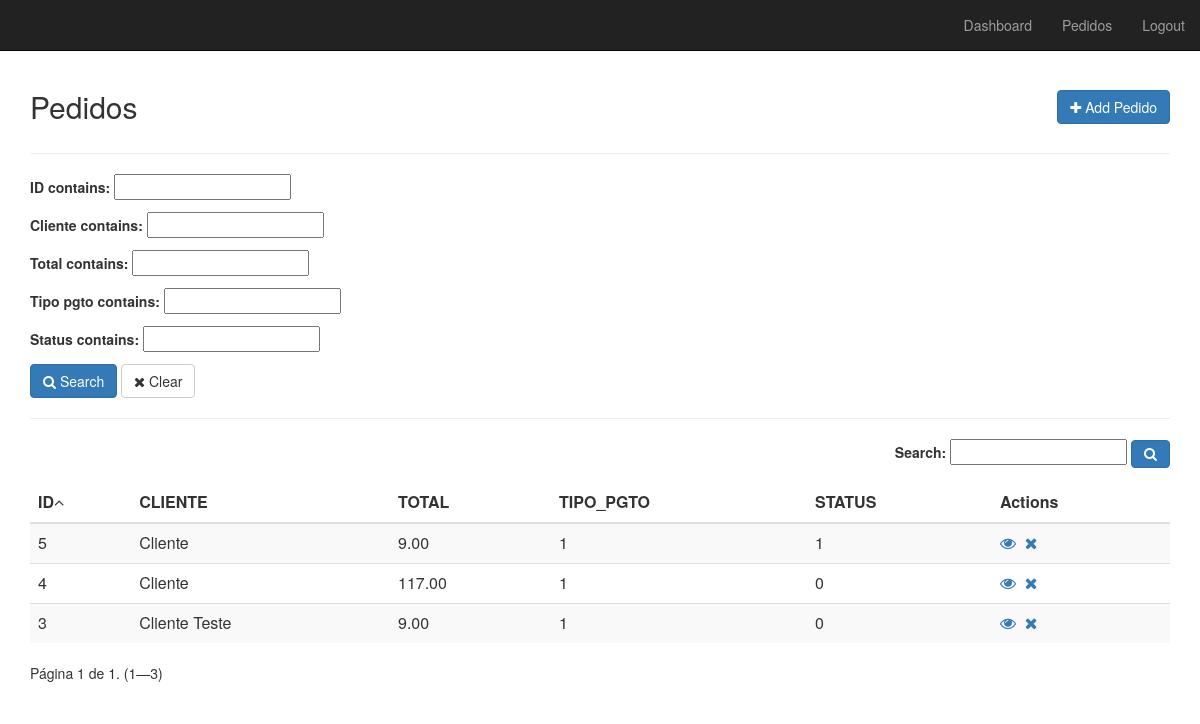
/pedido/full/ (signed in), run on an earlier commit of the app's database.
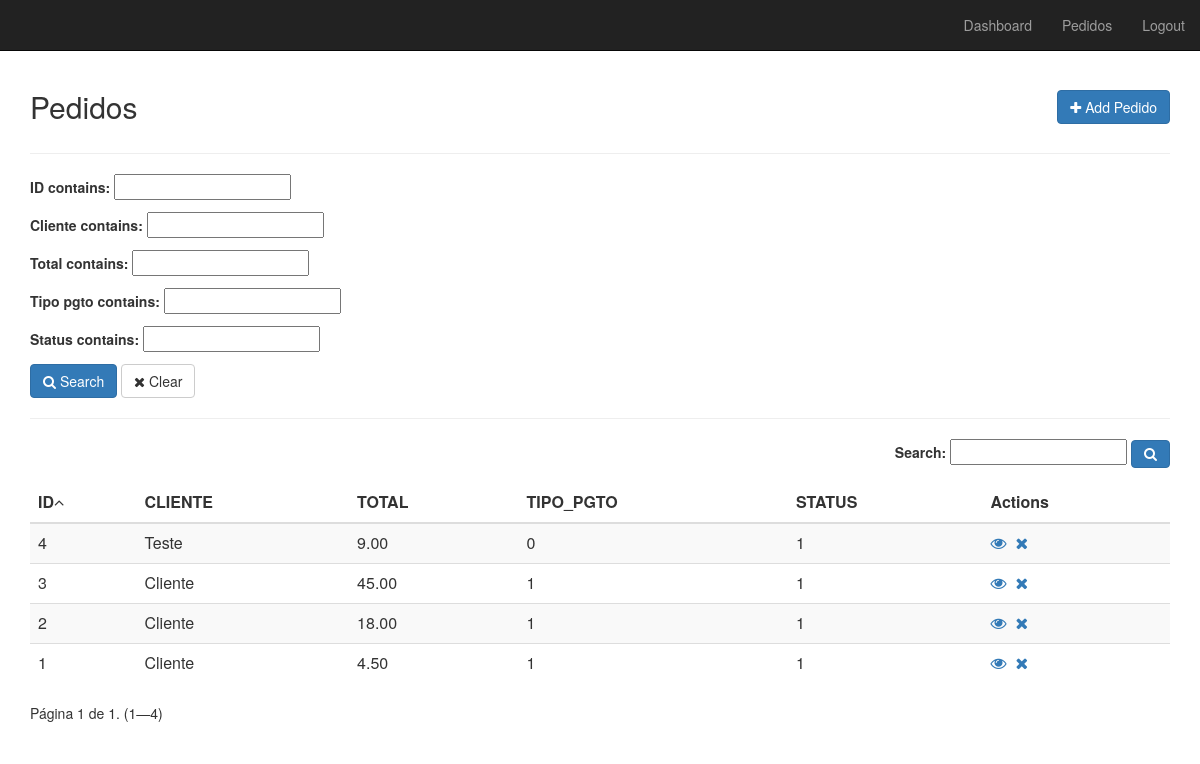
And on a later commit of the database.
### app/models.py (models this page shows, shortened)
class TimeStamped(models.Model):
    class Meta:
        abstract = True
    created_at = models.DateTimeField(auto_now_add=True)
    published_at = models.DateTimeField(auto_now=True)

class Pedido(TimeStamped):
    cliente = models.CharField(max_length=255, blank=True, null=True, default='Cliente')
    total = MoneyField(max_digits=14, decimal_places=2, default_currency='BRL', blank=True, null=True)
    tipo_pgto = models.IntegerField(choices=TipoPagamento.choices,
                                    default=TipoPagamento.PIX)
    status = models.IntegerField(choices=StatusPedido.choices,
                                 default=StatusPedido.ABERTO)

### app/views/pedido.py (the view, shortened to what this page needs)
class ListFull(LoginRequiredMixin, PedidoMixin, ListView):
    login_url = '/admin/login/'
    template_name = 'pedido/list_full.html'
    model = Pedido
    context_object_name = 'pedidos'
    ordering = '-id'
    paginate_by = 10
    search = ''
    def get_queryset(self):
        queryset = super().get_queryset()
        filter =  PedidoFilter(self.request.GET, queryset)
        queryset = self.search_general(filter.qs)
        queryset = self.ordering_data(queryset)
        return queryset
    def search_general(self, qs):
        if 'search' in self.request.GET:
            self.search = self.request.GET['search']
            if self.search:
                search = self.search
                qs = qs.filter(Q(id__icontains=search)| Q(cliente__icontains=search)| Q(total__icontains=search)| Q(tipo_pgto__icontains=search)| Q(status__icontains=search))
        return qs
    def get_ordering(self):
        if 'ordering' in self.request.GET:
            self.ordering = self.request.GET['ordering']
            if self.ordering:
                return self.ordering
            else:
                self.ordering = '-id'
        return self.ordering
    def ordering_data(self, qs):
        qs = qs.order_by(self.get_ordering())
        return qs
    def get_context_data(self, **kwargs):
        context = super(ListFull, self).get_context_data(**kwargs)
        queryset = self.get_queryset()
        filter = PedidoFilter(self.request.GET, queryset)
        page_size = self.get_paginate_by(queryset)
        if page_size:
            paginator, page, queryset, is_paginated = self.paginate_queryset(queryset, page_size)
            context.update(**{
                'ordering': self.ordering,
                'search': self.search,
                'filter': filter,
                'paginator': paginator,
                'page_obj': page,
                'is_paginated': is_paginated,
                'object_list': queryset
            })
        return context

### app/mixins.py (called while the page is built)
    def get_context_data(self, **kwargs):
        context = super(PedidoMixin, self).get_context_data(**kwargs)
        if self.model:
            context['model_name'] = self.model._meta.verbose_name.title()
            context['model_name_plural'] = self.model._meta.verbose_name_plural.title()
        return context

### app/templates/pedido/list_full.html (shortened to what this page needs)
﻿{% extends 'base.html' %}
{% load my_tags %}
{% load static %}
{% load form_utils %}
{% block content %}
    <div id="top" class="row">
        <div class="col-sm-3">
            <h2> {{ model_name_plural }}</h2>
        </div>
        <div class="col-sm-3 col-sm-offset-6">
            <a href="{% url 'PEDIDO_create' %}" class="btn btn-primary pull-right h2"><i
                    class="fa fa-plus"></i> Add Pedido
            </a>
        </div>
    </div>
    <hr/>
    <form id="advancedForm" method="get" action="{% url 'PEDIDO_list_full' %}">
        <div class="row">
            <div class="col-sm-12">
                {{ filter.form.as_p }}
                <button type="submit" class="btn btn-primary" id="search_btn">
                    <i class="fa fa-search"></i> Search
                </button>
                <button type="button" class="btn btn-default" id="clear">
                    <i class="fa fa-close"></i> Clear
                </button>
            </div>
        </div>
        <hr/>
        <div id="list" class="row">
            <div class="col-md-12">
                <header>
                    <div class="form-group form-inline pull-right">
                        <label>Search:</label>
                        <input type="text" id="search" name="search" placeholder="" value="{{ search }}"/>
                        <button class="btn btn-primary" type="submit"><i class="fa fa-search"></i></button>
                    </div>
                </header>
                <table id="table" class="table table-striped" cellspacing="0" cellpadding="0">
                    <thead>
                        <tr>
                             <th>ID</th>
 <th>CLIENTE</th>
 <th>TOTAL</th>
 <th>TIPO_PGTO</th>
 <th>STATUS</th>
                            <th class="actions">Actions</th>
                        </tr>
                    </thead>
                    <tbody>
                    {% for pedido in object_list %}
                        <tr>
                             <td>{{ pedido.id }}</td>
 <td>{{ pedido.cliente }}</td>
 <td>{{ pedido.total }}</td>
 <td>{{ pedido.tipo_pgto }}</td>
 <td>{{ pedido.status }}</td>
 <td><a href="{% url 'PEDIDO_detail' pedido.id %}"><i class="fa fa-eye"></i></a>&nbsp;&nbsp;<a href="{% url 'PEDIDO_delete' pedido.id %}"><i class="fa fa-close"></i></a></td>
                        </tr>
                    {% endfor %}
                    </tbody>
                </table>
                <div class="row">
                    <div class="col-sm-12">
                        <span class="current pull-left">
                            Página {{ page_obj.number }} de {{ page_obj.paginator.num_pages }}. ({{ page_obj.start_index }}—{{ page_obj.end_index }})
                        </span>
                    </div>
                </div>
            </div>
        </div>
    </form>
{% endblock %}

What changed in the data, as far as the page shows it:
removed Pedido: id "5", cliente "Cliente", total "9.00", tipo_pgto "1", status "1"
changed Pedido id 4: cliente "Cliente" → "Teste"; total "117.00" → "9.00"; tipo_pgto "1" → "0"; status "0" → "1"
changed Pedido id 3: cliente "Cliente Teste" → "Cliente"; total "9.00" → "45.00"; status "0" → "1"
added Pedido: id "2", cliente "Cliente", total "18.00", tipo_pgto "1", status "1"
added Pedido: id "1", cliente "Cliente", total "4.50", tipo_pgto "1", status "1"
Also different on the page:
{{ page_obj.end_index }}: "3" → "4"
